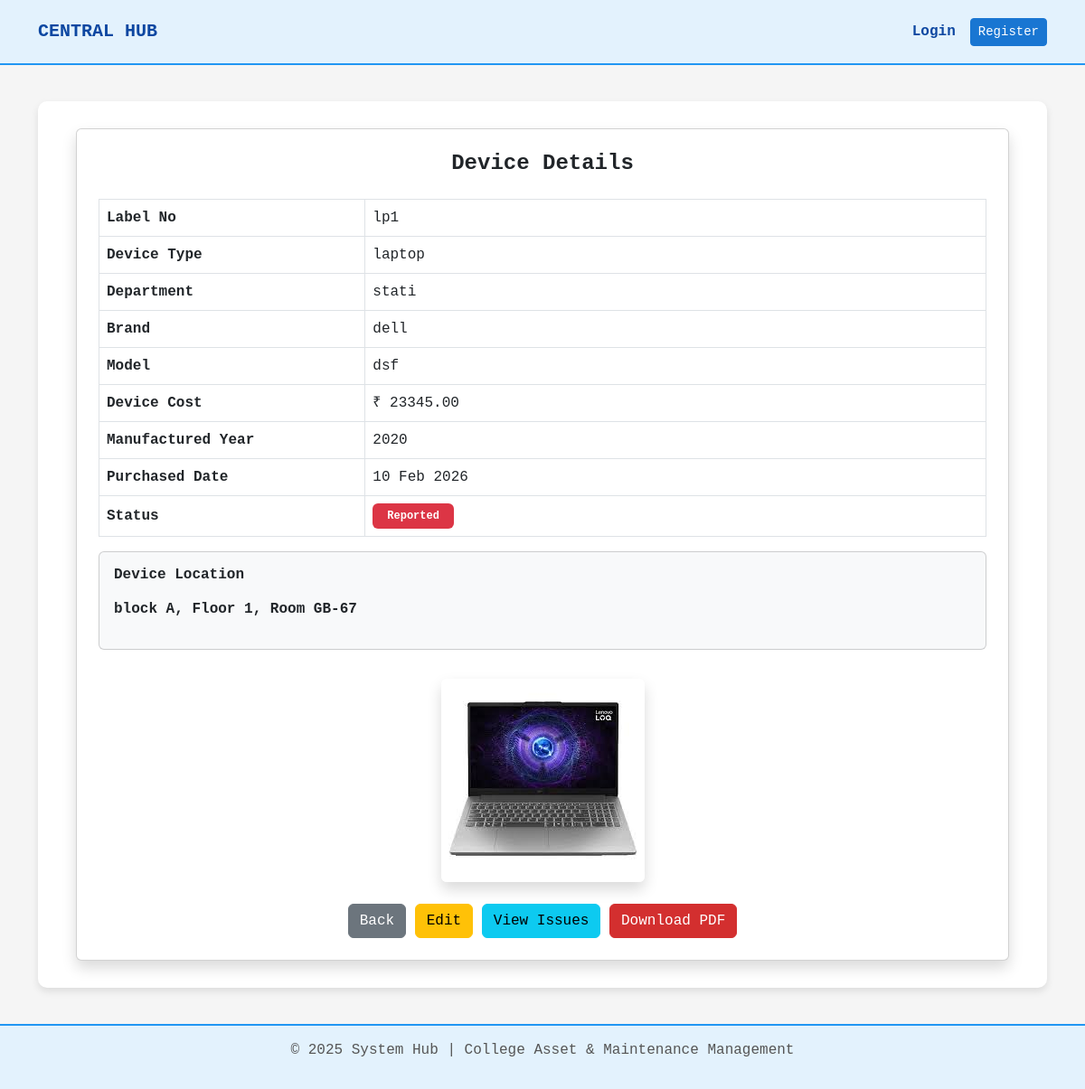
/device/1/, run on the app's committed database.
### core/models.py (models this page shows, shortened)
class Device(models.Model):
    STATUS_CHOICES = [
        ('Working', 'Working'),
        ('Reported', 'Reported'),
    ]
    device_id = models.AutoField(primary_key=True)
    device_type = models.ForeignKey(DeviceType, on_delete=models.SET_NULL, null=True)
    label_no = models.CharField(max_length=50, unique=True)
    device_model = models.CharField(max_length=100)
    device_brand = models.CharField(max_length=100)
    device_cost = models.DecimalField(max_digits=10, decimal_places=2)
    manufactured_year = models.PositiveIntegerField()
    purchased_date = models.DateField()
    status = models.CharField(
        max_length=20,
        choices=STATUS_CHOICES,
        default='Working'
    )
    device_image = models.ImageField(upload_to='devices/', null=True, blank=True)
    department = models.ForeignKey(Department, on_delete=models.SET_NULL, null=True, blank=True)
    block_number = models.CharField(max_length=50, null=True, blank=True)
    floor_number = models.CharField(max_length=20, null=True, blank=True)
    room_number = models.CharField(max_length=20, null=True, blank=True)

class DeviceType(models.Model):
    device_type_id = models.AutoField(primary_key=True)
    device_type = models.CharField(max_length=100)
    def __str__(self):
        return self.device_type

class Department(models.Model):
    department_id = models.AutoField(primary_key=True)
    department_name = models.CharField(max_length=100, unique=True)
    teacher_in_charge = models.ForeignKey(
        settings.AUTH_USER_MODEL,
        on_delete=models.SET_NULL,
        null=True,
        blank=True,
        related_name="departments_in_charge"
    )

### core/views.py (the view)
# urls.py: path('device/<int:pk>/', views.device_detail, name='device_detail'),
def device_detail(request, pk):
    device = get_object_or_404(Device, device_id=pk)
    return render(request, 'device_detail.html', {'device': device})

### templates/device_detail.html (shortened to what this page needs)
{% extends 'base.html' %}
{% block content %}
<div class="container">
    <div class="card shadow p-4">
        <h4 class="fw-bold mb-4 text-center">
            Device Details
        </h4>
        <table class="table table-bordered align-middle">
            <tr>
                <th width="30%">Label No</th>
                <td>{{ device.label_no }}</td>
            </tr>
            <tr>
                <th>Device Type</th>
                <td>{{ device.device_type }}</td>
            </tr>
            <tr>
                <th>Department</th>
                <td>
                    {% if device.department %}
                        {{ device.department.department_name }}
                    {% else %}
                        <span class="text-muted">Not Assigned</span>
                    {% endif %}
                </td>
            </tr>
            <tr>
                <th>Brand</th>
                <td>{{ device.device_brand }}</td>
            </tr>
            <tr>
                <th>Model</th>
                <td>{{ device.device_model }}</td>
            </tr>
            <tr>
                <th>Device Cost</th>
                <td>₹ {{ device.device_cost|floatformat:2 }}</td>
            </tr>
            <tr>
                <th>Manufactured Year</th>
                <td>{{ device.manufactured_year }}</td>
            </tr>
            <tr>
                <th>Purchased Date</th>
                <td>{{ device.purchased_date|date:"d M Y" }}</td>
            </tr>
            <tr>
                <th>Status</th>
                <td>
                    <span class="badge px-3 py-2
                        {% if device.status == 'Working' %}bg-success
                        {% elif device.status == 'Reported' %}bg-danger
                        {% else %}bg-secondary{% endif %}">
                        {{ device.status }}
                    </span>
                </td>
            </tr>
        </table>
        <div class="card p-3 mb-3 bg-light">
            <h6 class="fw-bold mb-3">Device Location</h6>
            {% if device.block_number or device.floor_number or device.room_number %}
                <p>
                    <strong>
                        {{ device.block_number|default:"-" }},
                        Floor {{ device.floor_number|default:"-" }},
                        Room {{ device.room_number|default:"-" }}
                    </strong>
                </p>
            {% else %}
                <p class="text-muted">Location Not Set</p>
            {% endif %}
        </div>
        {% if device.device_image %}
            <div class="text-center mt-3">
                <img src="{{ device.device_image.url }}"
                     class="img-fluid rounded shadow"
                     style="max-height:300px;">
            </div>
        {% endif %}
        <div class="text-center mt-4">
            <a href="{% url 'device_list' %}" class="btn btn-secondary">
                Back
            </a>
            <a href="{% url 'edit_device' device.device_id %}"
               class="btn btn-warning">
                Edit
            </a>
            <a href="{% url 'device_issues' device.device_id %}"
               class="btn btn-info">
                View Issues
            </a>
            <a href="{% url 'download_device_pdf' device.device_id %}"
               class="btn btn-danger">
                Download PDF
            </a>
        </div>
    </div>
</div>
{% endblock %}

### templates/base.html (style rules this page uses)
body { background-color: #F5F5F5; color: #333; font-family: 'Courier New', monospace; min-height: 100vh; display: flex; flex-direction: column; }
.btn-danger { background-color: #D32F2F; border-color: #D32F2F; }

### data on the page
Device: label_no "lp1", device_type "laptop", department.department_name "stati", device_brand "dell", device_model "dsf", device_cost "23345.00", manufactured_year "2020", purchased_date "10 Feb 2026", status "Reported", block_number "block A", floor_number "1", room_number "GB-67", device_image (picture)
